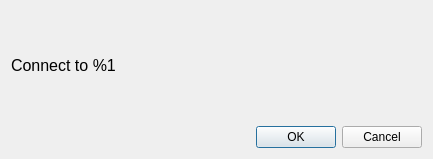
<?xml version="1.0" encoding="UTF-8"?>
<ui version="4.0">
 <class>Dialog</class>
 <widget class="QDialog" name="Dialog">
  <property name="geometry">
   <rect>
    <x>0</x>
    <y>0</y>
    <width>433</width>
    <height>159</height>
   </rect>
  </property>
  <property name="windowTitle">
   <string>LXQt ConnMan applet</string>
  </property>
  <layout class="QVBoxLayout" name="verticalLayout">
   <item>
    <widget class="QLabel" name="headingLabel">
     <property name="font">
      <font>
       <pointsize>12</pointsize>
      </font>
     </property>
     <property name="text">
      <string>Connect to %1</string>
     </property>
    </widget>
   </item>
   <item>
    <layout class="QFormLayout" name="inputFieldsLayout"/>
   </item>
   <item>
    <widget class="QDialogButtonBox" name="buttonBox">
     <property name="orientation">
      <enum>Qt::Horizontal</enum>
     </property>
     <property name="standardButtons">
      <set>QDialogButtonBox::Cancel|QDialogButtonBox::Ok</set>
     </property>
    </widget>
   </item>
  </layout>
 </widget>
 <resources/>
 <connections>
  <connection>
   <sender>buttonBox</sender>
   <signal>accepted()</signal>
   <receiver>Dialog</receiver>
   <slot>accept()</slot>
   <hints>
    <hint type="sourcelabel">
     <x>248</x>
     <y>254</y>
    </hint>
    <hint type="destinationlabel">
     <x>157</x>
     <y>274</y>
    </hint>
   </hints>
  </connection>
  <connection>
   <sender>buttonBox</sender>
   <signal>rejected()</signal>
   <receiver>Dialog</receiver>
   <slot>reject()</slot>
   <hints>
    <hint type="sourcelabel">
     <x>316</x>
     <y>260</y>
    </hint>
    <hint type="destinationlabel">
     <x>286</x>
     <y>274</y>
    </hint>
   </hints>
  </connection>
 </connections>
</ui>
